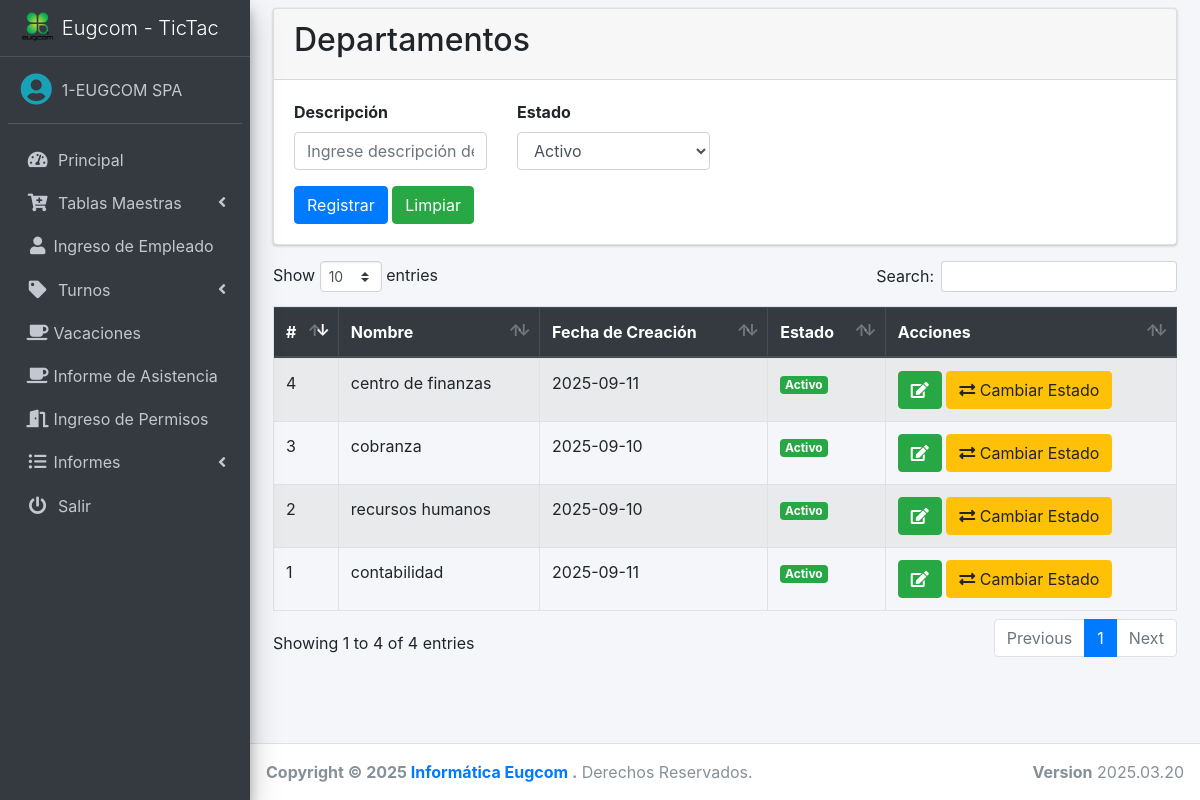
/src/departamento.php (signed in), run on an earlier commit of the app's database.
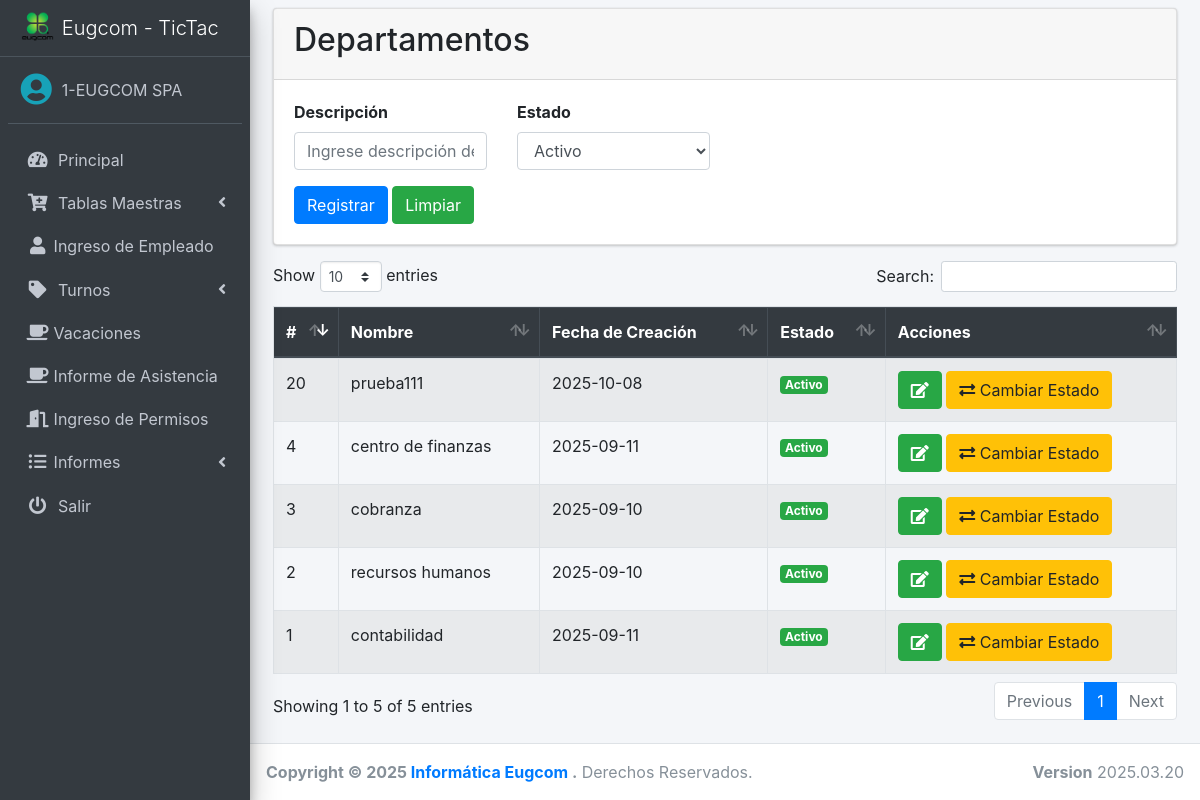
And on a later commit of the database.
### tables this page shows
CREATE TABLE `departamentos` (
  `id_departamento` int(10) NOT NULL,
  `fechaCreacion` date DEFAULT NULL,
  `descripcion` varchar(250) NOT NULL,
  `status` tinyint(10) NOT NULL DEFAULT 1,
  `id_empresas` int(10) NOT NULL
);

### src/departamento.php (the view, shortened to what this page needs)
<?php
include "includes/header.php";
?>
<head>
    <link href="https://stackpath.bootstrapcdn.com/bootstrap/4.5.2/css/bootstrap.min.css" rel="stylesheet">
</head>
<div class="card">
    <div class="card-header">
        <h2>Departamentos</h2>
    </div>
    <div class="card-body">
        <form action="" method="post" autocomplete="off" id="formulario">
            <div class="row">
                <div class="col-md-3">
                    <div class="form-group">
                        <label for="nombre">Descripción</label>
                        <input type="text" class="form-control" placeholder="Ingrese descripción del departamento" name="nombre" id="nombre" required>
                    </div>
                </div>
                <div class="col-md-3">
                    <div class="form-group">
                        <label for="estado">Estado</label>
                        <select id="estado" class="form-control" name="estado" required>
                            <option value="1">Activo</option>
                        </select>
                    </div>
                </div>
            </div>
            <input type="submit" value="Registrar" class="btn btn-primary" id="btnAccion">
            <input type="button" value="Limpiar" class="btn btn-success" id="btnNuevo" onclick="limpiar()">
        </form>
    </div>
</div>
<div class="table-responsive">
    <table class="table table-hover table-striped table-bordered mt-2" id="tbl">
        <thead class="thead-dark">
            <tr>
                <th>#</th>
                <th>Nombre</th>
                <th>Fecha de Creación</th>
                <th>Estado</th>
                <th>Acciones</th>
            </tr>
        </thead>
        <tbody>
            <?php
            $query = mysqli_query($conexion, "SELECT * FROM departamentos WHERE id_empresas='$id_empresa' ORDER BY descripcion");
            $result = mysqli_num_rows($query);
            if ($result > 0) {
                while ($data = mysqli_fetch_assoc($query)) {
                    $estado = ($data['status'] == 1) ? '<span class="badge badge-success">Activo</span>' : '<span class="badge badge-danger">Inactivo</span>';
            ?>
                    <tr>
                        <td><?php echo $data['id_departamento']; ?></td>
                        <td><?php echo $data['descripcion']; ?></td>
                        <td><?php echo $data['fechaCreacion']; ?></td>
                        <td><?php echo $estado; ?></td>
                        <td>
                            <a href="#" onclick="editardepartamento(<?php echo $data['id_departamento']; ?>, '<?php echo $data['descripcion']; ?>')" class="btn btn-success">
                                <i class='fas fa-edit'></i>
                            </a>
                            <a href="#" onclick="abrirModalConfirmacion(<?php echo $data['id_departamento']; ?>)" class="btn btn-warning">
                                <i class='fas fa-exchange-alt'></i> Cambiar Estado
                            </a>
                        </td>
                    </tr>
            <?php }
            } ?>
        </tbody>
    </table>
</div>
<?php include_once "includes/footer.php"; ?>

What changed in the data, as far as the page shows it:
added departamentos: id_departamento "20", descripcion "prueba111", fechaCreacion "2025-10-08", status "Activo"
Also different on the page:
text written by a page script: "Show entries Search: Showing 1 to 4 of 4 entries Previous 1 Next" → "Show entries Search: Showing 1 to 5 of 5 entries Previous 1 Next"
